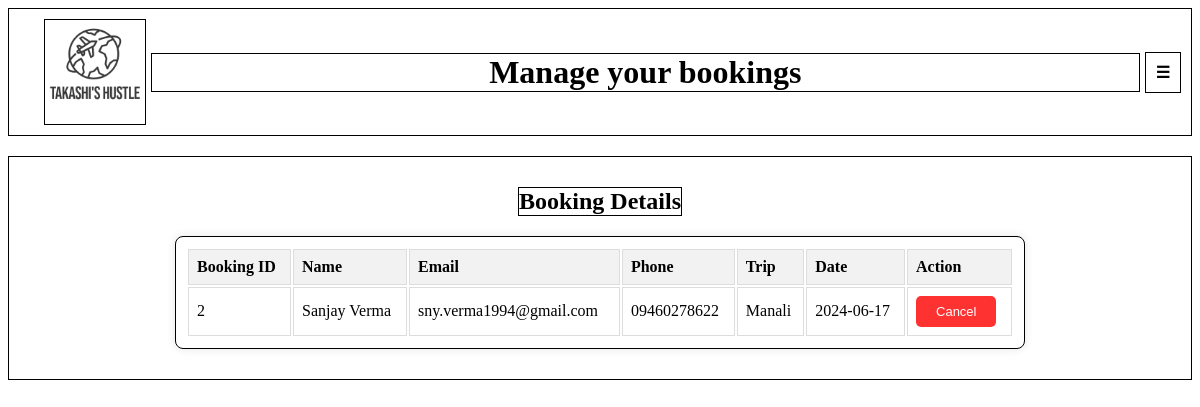
Page /manage_booking (signed in) on the earlier database version.
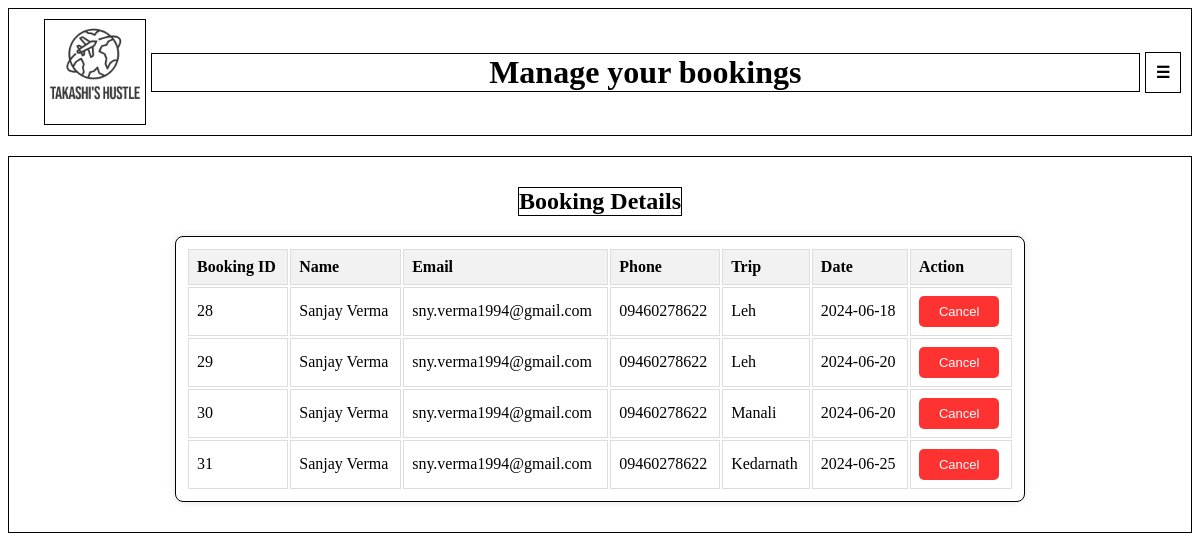
Same page on the later database version.
### tables this page shows
CREATE TABLE bookings (booking_id INTEGER PRIMARY KEY AUTOINCREMENT, username TEXT, name TEXT, email TEXT, phone TEXT, trip TEXT, date TEXT);

### app.py (the view)
@app.route('/manage_booking')
def manage_booking():
    if 'username' in session:
        username = session['username']
        with sqlite3.connect('database.db') as conn:
            conn.row_factory = sqlite3.Row
            cur = conn.cursor()
            cur.execute("SELECT * FROM bookings WHERE username=?", (username,))
            bookings = [dict(row) for row in cur.fetchall()]
            return render_template('manage_bookings.html', username=username, bookings=bookings)
    else:
        return redirect(url_for('login'))

### templates/manage_bookings.html (shortened to what this page needs)
<!DOCTYPE html>
<html lang="en">
<head>
    <link rel="stylesheet" href="static/manage_bookings.css">
</head>
<body>
    <div class="navbar">
        <a href="{{ url_for('welcome') }}" class="logo-link">
            <img id="logo" src="static/logo11.png" alt="Logo">
        </a>
        <h1>Manage your bookings</h1>
        <div class="dropdown">
            <button class="dropbtn" onclick="openDropdownButtonContent()">☰</button>
        </div>
    </div>
    <div class="booking-details">
        <h2>Booking Details</h2>
        <table>
            <tr>
                <th>Booking ID</th>
                <th>Name</th>
                <th>Email</th>
                <th>Phone</th>
                <th>Trip</th>
                <th>Date</th>
                <th>Action</th>
            </tr>
            {% for booking in bookings %}
                <tr>
                    <td>{{ booking.booking_id }}</td>
                    <td>{{ booking.name }}</td>
                    <td>{{ booking.email }}</td>
                    <td>{{ booking.phone }}</td>
                    <td>{{ booking.trip }}</td>
                    <td>{{ booking.date }}</td>
                    <td>
                        <button class="cancle-button" onclick="openForm('popupForm_{{ booking.booking_id }}')">Cancel</button>
                    </td>
                </tr>
            {% else %}
                <tr>
                    <td colspan="6">No bookings found.</td>
                </tr>
            {% endfor %}
        </table>
    </div>
</body>
</html>

### static/manage_bookings.css (style rules this page uses)
.navbar { display: flex; align-items: center; background-color: white; color: black; padding: 10px; margin-bottom: 20px; border: 1px solid black; }
.logo-link { display: inline-block; margin-right: 5px; margin-left: 25px; border: 1px solid black; }
#logo { width: 100px; height: 100px; transform: scale(1.8); }
.navbar h1 { text-align: center; flex-grow: 1; margin-right: 5px; border: 1px solid black; }
.dropbtn { background-color: white; color: black; padding: 10px; font-size: 16px; border: none; cursor: pointer; font-weight: bold; border: 1px solid black; }
.booking-details { display: flex; align-items: center; flex-direction: column; background-color: white; color: black; padding: 10px; margin-bottom: 20px; border: 1px solid black; }
h2 { margin-bottom: 20px; border: 1px solid black; }
table { width: 850px; align-items: center; background-color: white; color: black; padding: 10px; margin-bottom: 20px; border: 1px solid black; border-radius: 8px; box-shadow: 0 0 10px rgba(0, 0, 0, 0.1); }
th, td { border: 1px solid #ddd; padding: 8px; text-align: left; }
th { background-color: #f2f2f2; }
.cancle-button { background-color: red; color: white; padding: 8px 20px; text-align: center; text-decoration: none; display: inline-block; font-size: 13px; cursor: pointer; border: none; border-radius: 5px; opacity: 0.8; z-index: 10; }

Differences in the rows shown:
removed bookings: booking_id "2", name "Sanjay Verma", email "sny.verma1994@gmail.com", phone "09460278622", trip "Manali", date "2024-06-17"
added bookings: booking_id "28", name "Sanjay Verma", email "sny.verma1994@gmail.com", phone "09460278622", trip "Leh", date "2024-06-18"
added bookings: booking_id "29", name "Sanjay Verma", email "sny.verma1994@gmail.com", phone "09460278622", trip "Leh", date "2024-06-20"
added bookings: booking_id "30", name "Sanjay Verma", email "sny.verma1994@gmail.com", phone "09460278622", trip "Manali", date "2024-06-20"
added bookings: booking_id "31", name "Sanjay Verma", email "sny.verma1994@gmail.com", phone "09460278622", trip "Kedarnath", date "2024-06-25"
